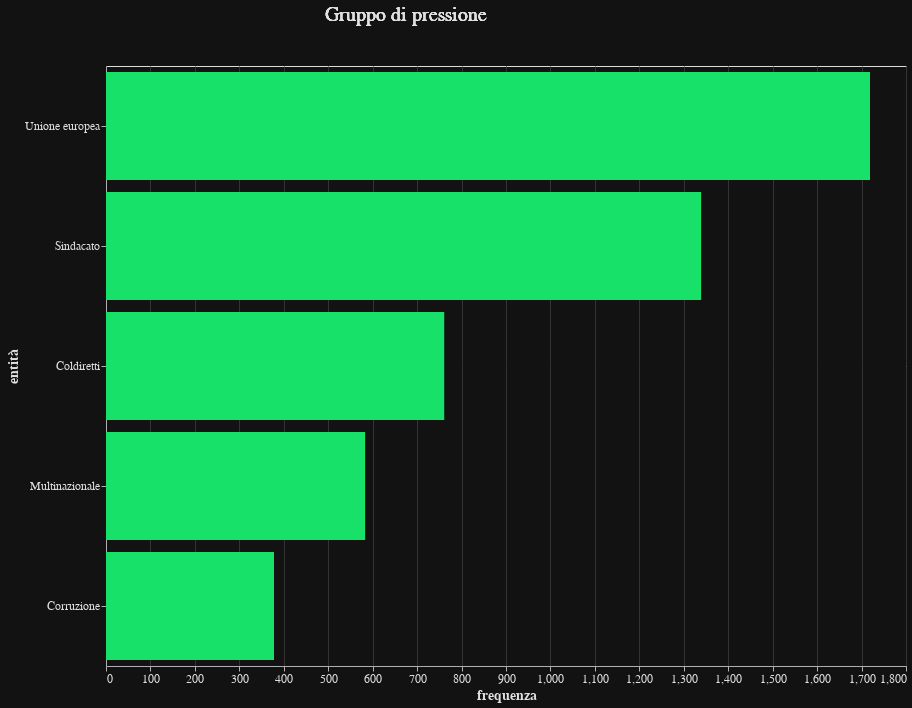

Notebook code for this chart:
### Code cell
# Menù a tendina per "Tipo dato"
dropdown_options1 = sorted(df['group'].unique().tolist())

# Selezione menù a tendina
dropdown1 = alt.binding_select(options=dropdown_options1, name = " ")
selection1 = alt.selection_point(fields=['group'], bind=dropdown1, name='SelectGroup', value = dropdown_options1[2])

#min_max_values = summarized_df.groupby(['Tipo dato', 'Territorio'])['Value'].agg(['min', 'max']).reset_index()

# istogramma
chart = alt.Chart(df).transform_filter(
    selection1 #& selection2
).mark_bar(color="#18E169").encode(
    x=alt.X(field='value', type='quantitative', title='frequenza'),
    y=alt.Y(field='name', type='nominal', sort='-x', title='entità'),
    #size=alt.Size(field='Valore', type='quantitative', bin=alt.BinParams(maxbins=5)),
    #color=alt.Color('value', scale=alt.Scale(scheme=["#c6f9db", "#18E169"], interpolate="hsl"), legend=None),
    tooltip=['value']
).properties(
    width=800,
    #width = 'container',
    height=600
)

# Text chart per titolo dinamico
text = alt.Chart(df).transform_filter(
    selection1
).mark_text(
    align='center',
    dy=-15,
    fontSize=20,
    color='#E0E0E0'
).encode(
    text='group:N'
).properties(
    width=600,
    #width = 'container',
    height=30 
)

# Combina text chart and main chart
combined_chart = alt.vconcat(text, alt.layer(chart).add_selection(selection1))

# Salva il grafico in un file JSON
chart_json = combined_chart.to_json()
with open(r'E:\Gianluca\Master Big Data Pisa\Progetto_Finale\Sito\g6-2024-website\assets\charts\chart_gian_dark_bg\tendina_cluster_entita3.json', 'w') as f:
    f.write(chart_json)

# Visualizza il grafico combinato
combined_chart

### Figure 1 — Vega-Lite specification as saved in the notebook (floating-point values rounded to 4 significant figures)
{"config": {"background": "#121212", "title": {"color": "#E0E0E0", "fontSize": 20}, "axis": {"domainColor": "#B0B0B0", "gridColor": "#333333", "tickColor": "#B0B0B0", "titleColor": "#E0E0E0", "labelColor": "#E0E0E0", "labelFontSize": 12, "titleFontSize": 14}, "legend": {"labelColor": "#E0E0E0", "titleColor": "#E0E0E0"}, "mark": {"color": "#1f77b4"}}, "vconcat": [{"mark": {"type": "text", "align": "center", "color": "#E0E0E0", "dy": -15, "fontSize": 20}, "encoding": {"text": {"field": "group", "type": "nominal"}}, "height": 30, "transform": [{"filter": {"param": "SelectGroup"}}], "width": 600}, {"layer": [{"mark": {"type": "bar", "color": "#18E169"}, "encoding": {"tooltip": [{"field": "value", "type": "quantitative"}], "x": {"field": "value", "title": "frequenza", "type": "quantitative"}, "y": {"field": "name", "sort": "-x", "title": "entità", "type": "nominal"}}, "name": "view_1", "transform": [{"filter": {"param": "SelectGroup"}}]}], "height": 600, "width": 800}], "data": {"name": "data-d77a7879f30713ad73f3323785f17260"}, "params": [{"name": "SelectGroup", "select": {"type": "point", "fields": ["group"]}, "bind": {"input": "select", "options": ["Agricoltura", "Europa", "Gruppo di pressione", "Religione", "Roma", "Società", "Suolo"], "name": " "}, "value": "Gruppo di pressione", "views": ["view_1"]}], "$schema": "https://vega.github.io/schema/vega-lite/v5.17.0.json", "datasets": {"data-d77a7879f30713ad73f3323785f17260": [{"group": "Agricoltura", "name": "Agricoltura", "value": 7060}, {"group": "Agricoltura", "name": "Allevamento", "value": 435}, {"group": "Agricoltura", "name": "Industria", "value": 217}, {"group": "Agricoltura", "name": "Pesca (attività)", "value": 160}, {"group": "Agricoltura", "name": "Artigianato", "value": 44}, {"group": "Europa", "name": "Italia", "value": 7971}, {"group": "Europa", "name": "Germania", "value": 1290}, {"group": "Europa", "name": "Francia", "value": 1142}, {"group": "Europa", "name": "Spagna", "value": 242}, {"group": "Europa", "name": "Ucraina", "value": 181}, {"group": "Religione", "name": "Dio", "value": 4166}, {"group": "Religione", "name": "Verità", "value": 455}, {"group": "Religione", "name": "Libertà", "value": 412}, {"group": "Religione", "name": "Giustizia", "value": 264}, {"group": "Religione", "name": "Coraggio", "value": 212}, {"group": "Società", "name": "Politica", "value": 1826}, {"group": "Società", "name": "Lavoro", "value": 1074}, {"group": "Società", "name": "Governo", "value": 916}, {"group": "Società", "name": "Famiglia", "value": 493}, {"group": "Società", "name": "Tradizione", "value": 482}, {"group": "Suolo", "name": "Alimento", "value": 823}, {"group": "Suolo", "name": "Letame", "value": 756}, {"group": "Suolo", "name": "Frutta", "value": 696}, {"group": "Suolo", "name": "Grano", "value": 692}, {"group": "Suolo", "name": "Trattore agricolo", "value": 555}, {"group": "Gruppo di pressione", "name": "Unione europea", "value": 1719}, {"group": "Gruppo di pressione", "name": "Sindacato", "value": 1339}, {"group": "Gruppo di pressione", "name": "Coldiretti", "value": 761}, {"group": "Gruppo di pressione", "name": "Multinazionale", "value": 583}, {"group": "Gruppo di pressione", "name": "Corruzione", "value": 378}, {"group": "Roma", "name": "Bruxelles", "value": 1026}, {"group": "Roma", "name": "Provincia di Siena", "value": 437}, {"group": "Roma", "name": "Sicilia", "value": 391}, {"group": "Roma", "name": "Sanremo", "value": 238}, {"group": "Roma", "name": "Sardegna", "value": 222}]}}
